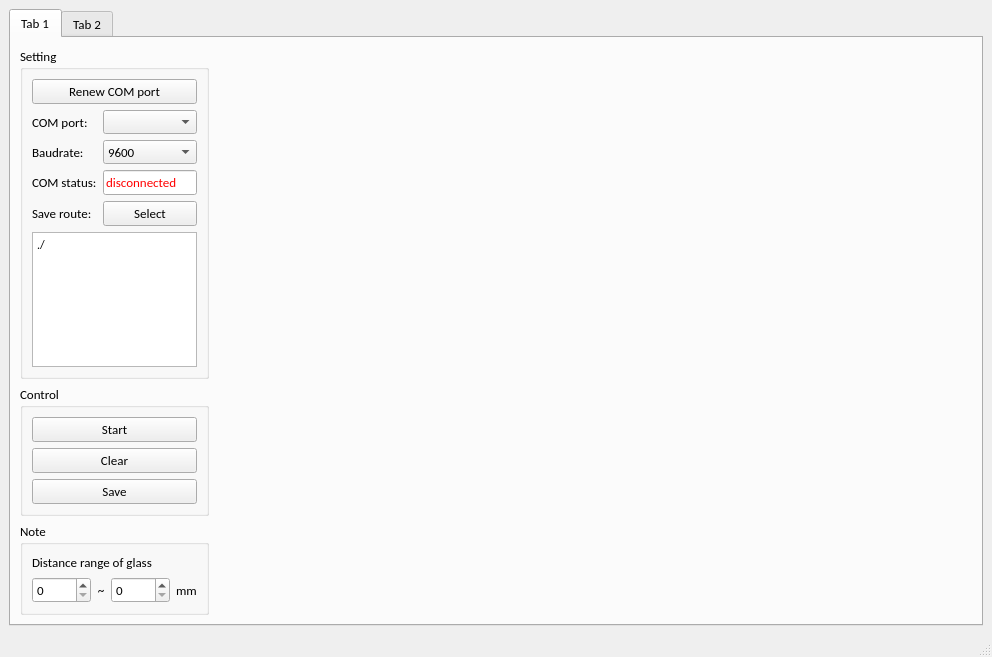
<?xml version="1.0" encoding="UTF-8"?>
<ui version="4.0">
 <class>MainWindow</class>
 <widget class="QMainWindow" name="MainWindow">
  <property name="geometry">
   <rect>
    <x>0</x>
    <y>0</y>
    <width>992</width>
    <height>657</height>
   </rect>
  </property>
  <property name="windowTitle">
   <string>Swing Detection</string>
  </property>
  <property name="windowIcon">
   <iconset>
    <normaloff>sensor.png</normaloff>sensor.png</iconset>
  </property>
  <widget class="QWidget" name="centralwidget">
   <layout class="QHBoxLayout" name="horizontalLayout_2">
    <item>
     <widget class="QTabWidget" name="tabWidget">
      <property name="font">
       <font>
        <family>Calibri</family>
        <pointsize>10</pointsize>
       </font>
      </property>
      <property name="currentIndex">
       <number>0</number>
      </property>
      <widget class="QWidget" name="tab">
       <attribute name="title">
        <string>Tab 1</string>
       </attribute>
       <layout class="QHBoxLayout" name="horizontalLayout" stretch="1,4">
        <item>
         <layout class="QVBoxLayout" name="verticalLayout">
          <item>
           <widget class="QGroupBox" name="groupBox">
            <property name="title">
             <string>Setting</string>
            </property>
            <layout class="QVBoxLayout" name="verticalLayout_4">
             <item>
              <widget class="QPushButton" name="push_renew">
               <property name="text">
                <string>Renew COM port</string>
               </property>
              </widget>
             </item>
             <item>
              <layout class="QFormLayout" name="formLayout">
               <item row="0" column="0">
                <widget class="QLabel" name="label">
                 <property name="text">
                  <string>COM port:</string>
                 </property>
                </widget>
               </item>
               <item row="0" column="1">
                <widget class="QComboBox" name="comboBox_port">
                 <property name="minimumSize">
                  <size>
                   <width>0</width>
                   <height>24</height>
                  </size>
                 </property>
                </widget>
               </item>
               <item row="1" column="0">
                <widget class="QLabel" name="label_3">
                 <property name="text">
                  <string>Baudrate:</string>
                 </property>
                </widget>
               </item>
               <item row="1" column="1">
                <widget class="QComboBox" name="comboBox_baud">
                 <property name="minimumSize">
                  <size>
                   <width>0</width>
                   <height>24</height>
                  </size>
                 </property>
                 <item>
                  <property name="text">
                   <string>9600</string>
                  </property>
                 </item>
                 <item>
                  <property name="text">
                   <string>19200</string>
                  </property>
                 </item>
                 <item>
                  <property name="text">
                   <string>38400</string>
                  </property>
                 </item>
                 <item>
                  <property name="text">
                   <string>115200</string>
                  </property>
                 </item>
                 <item>
                  <property name="text">
                   <string>230400</string>
                  </property>
                 </item>
                </widget>
               </item>
               <item row="3" column="0">
                <widget class="QLabel" name="label_2">
                 <property name="text">
                  <string>Save route:</string>
                 </property>
                </widget>
               </item>
               <item row="3" column="1">
                <widget class="QPushButton" name="push_saveroute">
                 <property name="text">
                  <string>Select</string>
                 </property>
                </widget>
               </item>
               <item row="2" column="0">
                <widget class="QLabel" name="label_23">
                 <property name="text">
                  <string>COM status:</string>
                 </property>
                </widget>
               </item>
               <item row="2" column="1">
                <widget class="QLineEdit" name="lineEdit_COM">
                 <property name="font">
                  <font>
                   <family>Calibri</family>
                   <pointsize>10</pointsize>
                  </font>
                 </property>
                 <property name="styleSheet">
                  <string notr="true">color: rgb(255, 0, 0);</string>
                 </property>
                 <property name="text">
                  <string>disconnected</string>
                 </property>
                 <property name="readOnly">
                  <bool>true</bool>
                 </property>
                </widget>
               </item>
              </layout>
             </item>
             <item>
              <widget class="QTextEdit" name="textEdit_saveroute">
               <property name="sizePolicy">
                <sizepolicy hsizetype="Expanding" vsizetype="Expanding">
                 <horstretch>0</horstretch>
                 <verstretch>0</verstretch>
                </sizepolicy>
               </property>
               <property name="minimumSize">
                <size>
                 <width>0</width>
                 <height>72</height>
                </size>
               </property>
               <property name="html">
                <string>&lt;!DOCTYPE HTML PUBLIC &quot;-//W3C//DTD HTML 4.0//EN&quot; &quot;http://www.w3.org/TR/REC-html40/strict.dtd&quot;&gt;
&lt;html&gt;&lt;head&gt;&lt;meta name=&quot;qrichtext&quot; content=&quot;1&quot; /&gt;&lt;style type=&quot;text/css&quot;&gt;
p, li { white-space: pre-wrap; }
&lt;/style&gt;&lt;/head&gt;&lt;body style=&quot; font-family:'Calibri'; font-size:10pt; font-weight:400; font-style:normal;&quot;&gt;
&lt;p style=&quot; margin-top:0px; margin-bottom:0px; margin-left:0px; margin-right:0px; -qt-block-indent:0; text-indent:0px;&quot;&gt;&lt;span style=&quot; font-family:'PMingLiU'; font-size:9pt;&quot;&gt;./&lt;/span&gt;&lt;/p&gt;&lt;/body&gt;&lt;/html&gt;</string>
               </property>
              </widget>
             </item>
            </layout>
           </widget>
          </item>
          <item>
           <widget class="QGroupBox" name="groupBox_2">
            <property name="title">
             <string>Control</string>
            </property>
            <layout class="QVBoxLayout" name="verticalLayout_6">
             <item>
              <widget class="QPushButton" name="push_start">
               <property name="text">
                <string>Start</string>
               </property>
               <property name="checkable">
                <bool>true</bool>
               </property>
              </widget>
             </item>
             <item>
              <widget class="QPushButton" name="push_clear">
               <property name="text">
                <string>Clear</string>
               </property>
              </widget>
             </item>
             <item>
              <widget class="QPushButton" name="push_save">
               <property name="text">
                <string>Save</string>
               </property>
              </widget>
             </item>
            </layout>
           </widget>
          </item>
          <item>
           <widget class="QGroupBox" name="groupBox_6">
            <property name="title">
             <string>Note</string>
            </property>
            <layout class="QVBoxLayout" name="verticalLayout_2">
             <item>
              <widget class="QLabel" name="label_20">
               <property name="text">
                <string>Distance range of glass</string>
               </property>
              </widget>
             </item>
             <item>
              <layout class="QHBoxLayout" name="horizontalLayout_4">
               <item>
                <widget class="QSpinBox" name="spinBox_notefrom">
                 <property name="sizePolicy">
                  <sizepolicy hsizetype="Expanding" vsizetype="Fixed">
                   <horstretch>0</horstretch>
                   <verstretch>0</verstretch>
                  </sizepolicy>
                 </property>
                 <property name="maximum">
                  <number>2000</number>
                 </property>
                </widget>
               </item>
               <item>
                <widget class="QLabel" name="label_21">
                 <property name="sizePolicy">
                  <sizepolicy hsizetype="Preferred" vsizetype="Preferred">
                   <horstretch>0</horstretch>
                   <verstretch>0</verstretch>
                  </sizepolicy>
                 </property>
                 <property name="text">
                  <string>~</string>
                 </property>
                 <property name="alignment">
                  <set>Qt::AlignCenter</set>
                 </property>
                </widget>
               </item>
               <item>
                <widget class="QSpinBox" name="spinBox_noteto">
                 <property name="sizePolicy">
                  <sizepolicy hsizetype="Expanding" vsizetype="Fixed">
                   <horstretch>0</horstretch>
                   <verstretch>0</verstretch>
                  </sizepolicy>
                 </property>
                 <property name="maximum">
                  <number>2000</number>
                 </property>
                </widget>
               </item>
               <item>
                <widget class="QLabel" name="label_22">
                 <property name="text">
                  <string>mm</string>
                 </property>
                </widget>
               </item>
              </layout>
             </item>
            </layout>
           </widget>
          </item>
         </layout>
        </item>
        <item>
         <widget class="MatplotlibWidget_anim" name="plot_trend" native="true">
          <property name="sizePolicy">
           <sizepolicy hsizetype="Preferred" vsizetype="Expanding">
            <horstretch>0</horstretch>
            <verstretch>0</verstretch>
           </sizepolicy>
          </property>
         </widget>
        </item>
       </layout>
      </widget>
      <widget class="QWidget" name="tab_2">
       <attribute name="title">
        <string>Tab 2</string>
       </attribute>
       <layout class="QHBoxLayout" name="horizontalLayout_3" stretch="1,4">
        <item>
         <layout class="QVBoxLayout" name="verticalLayout_9">
          <item>
           <widget class="QGroupBox" name="groupBox_4">
            <property name="title">
             <string>History data</string>
            </property>
            <layout class="QVBoxLayout" name="verticalLayout_7">
             <item>
              <widget class="QPushButton" name="push_loadfile">
               <property name="text">
                <string>Load file</string>
               </property>
              </widget>
             </item>
             <item>
              <widget class="QTextEdit" name="textEdit_loadfile">
               <property name="sizePolicy">
                <sizepolicy hsizetype="Expanding" vsizetype="Expanding">
                 <horstretch>0</horstretch>
                 <verstretch>0</verstretch>
                </sizepolicy>
               </property>
               <property name="minimumSize">
                <size>
                 <width>0</width>
                 <height>72</height>
                </size>
               </property>
               <property name="html">
                <string>&lt;!DOCTYPE HTML PUBLIC &quot;-//W3C//DTD HTML 4.0//EN&quot; &quot;http://www.w3.org/TR/REC-html40/strict.dtd&quot;&gt;
&lt;html&gt;&lt;head&gt;&lt;meta name=&quot;qrichtext&quot; content=&quot;1&quot; /&gt;&lt;style type=&quot;text/css&quot;&gt;
p, li { white-space: pre-wrap; }
&lt;/style&gt;&lt;/head&gt;&lt;body style=&quot; font-family:'Calibri'; font-size:10pt; font-weight:400; font-style:normal;&quot;&gt;
&lt;p style=&quot; margin-top:0px; margin-bottom:0px; margin-left:0px; margin-right:0px; -qt-block-indent:0; text-indent:0px;&quot;&gt;&lt;span style=&quot; font-family:'PMingLiU'; font-size:9pt;&quot;&gt;./&lt;/span&gt;&lt;/p&gt;&lt;/body&gt;&lt;/html&gt;</string>
               </property>
              </widget>
             </item>
            </layout>
           </widget>
          </item>
          <item>
           <widget class="QGroupBox" name="groupBox_3">
            <property name="title">
             <string>Parameter</string>
            </property>
            <layout class="QVBoxLayout" name="verticalLayout_8">
             <item>
              <widget class="QLabel" name="label_4">
               <property name="text">
                <string>Distance range</string>
               </property>
              </widget>
             </item>
             <item>
              <layout class="QGridLayout" name="gridLayout_2">
               <item row="0" column="0">
                <widget class="QLabel" name="label_5">
                 <property name="sizePolicy">
                  <sizepolicy hsizetype="Preferred" vsizetype="Preferred">
                   <horstretch>0</horstretch>
                   <verstretch>0</verstretch>
                  </sizepolicy>
                 </property>
                 <property name="text">
                  <string>From</string>
                 </property>
                </widget>
               </item>
               <item row="1" column="0">
                <widget class="QLabel" name="label_6">
                 <property name="sizePolicy">
                  <sizepolicy hsizetype="Preferred" vsizetype="Preferred">
                   <horstretch>0</horstretch>
                   <verstretch>0</verstretch>
                  </sizepolicy>
                 </property>
                 <property name="text">
                  <string>To</string>
                 </property>
                </widget>
               </item>
               <item row="0" column="1">
                <widget class="QSpinBox" name="spinBox_disfrom">
                 <property name="maximum">
                  <number>2000</number>
                 </property>
                </widget>
               </item>
               <item row="0" column="2">
                <widget class="QLabel" name="label_10">
                 <property name="text">
                  <string>mm</string>
                 </property>
                </widget>
               </item>
               <item row="1" column="1">
                <widget class="QSpinBox" name="spinBox_disto">
                 <property name="maximum">
                  <number>2000</number>
                 </property>
                </widget>
               </item>
               <item row="1" column="2">
                <widget class="QLabel" name="label_11">
                 <property name="text">
                  <string>mm</string>
                 </property>
                </widget>
               </item>
              </layout>
             </item>
             <item>
              <widget class="QLabel" name="label_9">
               <property name="text">
                <string>Exclude time periods</string>
               </property>
              </widget>
             </item>
             <item>
              <layout class="QGridLayout" name="gridLayout">
               <item row="0" column="1">
                <widget class="QDoubleSpinBox" name="doubleSpinBox_cyclesmall">
                 <property name="decimals">
                  <number>1</number>
                 </property>
                </widget>
               </item>
               <item row="0" column="2">
                <widget class="QLabel" name="label_7">
                 <property name="text">
                  <string>s</string>
                 </property>
                </widget>
               </item>
               <item row="1" column="1">
                <widget class="QDoubleSpinBox" name="doubleSpinBox_cyclebig">
                 <property name="decimals">
                  <number>1</number>
                 </property>
                </widget>
               </item>
               <item row="1" column="2">
                <widget class="QLabel" name="label_8">
                 <property name="text">
                  <string>s</string>
                 </property>
                </widget>
               </item>
               <item row="0" column="0">
                <widget class="QCheckBox" name="checkBox_cyclesmall">
                 <property name="text">
                  <string>Cycle length &lt;</string>
                 </property>
                </widget>
               </item>
               <item row="1" column="0">
                <widget class="QCheckBox" name="checkBox_cyclebig">
                 <property name="text">
                  <string>Cycle length &gt;</string>
                 </property>
                </widget>
               </item>
              </layout>
             </item>
            </layout>
           </widget>
          </item>
          <item>
           <widget class="QGroupBox" name="groupBox_5">
            <property name="title">
             <string>Analysis</string>
            </property>
            <layout class="QVBoxLayout" name="verticalLayout_10">
             <item>
              <widget class="QPushButton" name="push_run">
               <property name="text">
                <string>Run</string>
               </property>
               <property name="checkable">
                <bool>true</bool>
               </property>
              </widget>
             </item>
            </layout>
           </widget>
          </item>
         </layout>
        </item>
        <item>
         <layout class="QVBoxLayout" name="verticalLayout_11" stretch="1,3">
          <item>
           <layout class="QGridLayout" name="gridLayout_3">
            <item row="3" column="1">
             <widget class="QLabel" name="label_14">
              <property name="text">
               <string>Average swing of the last 20% sheets</string>
              </property>
             </widget>
            </item>
            <item row="2" column="2">
             <widget class="QLineEdit" name="lineEdit_avgfirst">
              <property name="alignment">
               <set>Qt::AlignRight|Qt::AlignTrailing|Qt::AlignVCenter</set>
              </property>
              <property name="readOnly">
               <bool>true</bool>
              </property>
             </widget>
            </item>
            <item row="1" column="3">
             <widget class="QLabel" name="label_15">
              <property name="text">
               <string>mm</string>
              </property>
             </widget>
            </item>
            <item row="2" column="0">
             <spacer name="horizontalSpacer_2">
              <property name="orientation">
               <enum>Qt::Horizontal</enum>
              </property>
              <property name="sizeHint" stdset="0">
               <size>
                <width>40</width>
                <height>20</height>
               </size>
              </property>
             </spacer>
            </item>
            <item row="2" column="4">
             <spacer name="horizontalSpacer">
              <property name="orientation">
               <enum>Qt::Horizontal</enum>
              </property>
              <property name="sizeHint" stdset="0">
               <size>
                <width>40</width>
                <height>20</height>
               </size>
              </property>
             </spacer>
            </item>
            <item row="2" column="3">
             <widget class="QLabel" name="label_16">
              <property name="text">
               <string>mm</string>
              </property>
             </widget>
            </item>
            <item row="1" column="2">
             <widget class="QLineEdit" name="lineEdit_avgall">
              <property name="alignment">
               <set>Qt::AlignRight|Qt::AlignTrailing|Qt::AlignVCenter</set>
              </property>
              <property name="readOnly">
               <bool>true</bool>
              </property>
             </widget>
            </item>
            <item row="3" column="2">
             <widget class="QLineEdit" name="lineEdit_avglast">
              <property name="alignment">
               <set>Qt::AlignRight|Qt::AlignTrailing|Qt::AlignVCenter</set>
              </property>
              <property name="readOnly">
               <bool>true</bool>
              </property>
             </widget>
            </item>
            <item row="3" column="3">
             <widget class="QLabel" name="label_17">
              <property name="text">
               <string>mm</string>
              </property>
             </widget>
            </item>
            <item row="1" column="1">
             <widget class="QLabel" name="label_12">
              <property name="text">
               <string>Average swing of all sheets</string>
              </property>
             </widget>
            </item>
            <item row="2" column="1">
             <widget class="QLabel" name="label_13">
              <property name="text">
               <string>Average swing of the first 20% sheets</string>
              </property>
             </widget>
            </item>
            <item row="0" column="1">
             <widget class="QLabel" name="label_18">
              <property name="text">
               <string>Sheet count</string>
              </property>
             </widget>
            </item>
            <item row="0" column="2">
             <widget class="QLineEdit" name="lineEdit_count">
              <property name="alignment">
               <set>Qt::AlignRight|Qt::AlignTrailing|Qt::AlignVCenter</set>
              </property>
              <property name="readOnly">
               <bool>true</bool>
              </property>
             </widget>
            </item>
            <item row="0" column="3">
             <widget class="QLabel" name="label_19">
              <property name="text">
               <string>pcs</string>
              </property>
             </widget>
            </item>
           </layout>
          </item>
          <item>
           <widget class="MatplotlibWidget_hist" name="plot_hist" native="true">
            <property name="sizePolicy">
             <sizepolicy hsizetype="Preferred" vsizetype="Expanding">
              <horstretch>0</horstretch>
              <verstretch>0</verstretch>
             </sizepolicy>
            </property>
           </widget>
          </item>
         </layout>
        </item>
       </layout>
      </widget>
     </widget>
    </item>
   </layout>
  </widget>
  <widget class="QMenuBar" name="menubar">
   <property name="geometry">
    <rect>
     <x>0</x>
     <y>0</y>
     <width>992</width>
     <height>21</height>
    </rect>
   </property>
  </widget>
  <widget class="QStatusBar" name="statusbar"/>
 </widget>
 <customwidgets>
  <customwidget>
   <class>MatplotlibWidget_hist</class>
   <extends>QWidget</extends>
   <header>MatplotlibWidget_hist.h</header>
   <container>1</container>
  </customwidget>
  <customwidget>
   <class>MatplotlibWidget_anim</class>
   <extends>QWidget</extends>
   <header>MatplotlibWidget_anim.h</header>
   <container>1</container>
  </customwidget>
 </customwidgets>
 <resources/>
 <connections/>
</ui>
